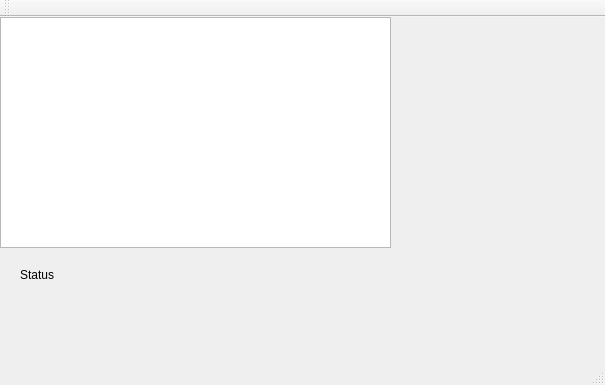
<?xml version="1.0" encoding="UTF-8"?>
<ui version="4.0">
 <class>MainWindow</class>
 <widget class="QMainWindow" name="MainWindow">
  <property name="geometry">
   <rect>
    <x>0</x>
    <y>0</y>
    <width>605</width>
    <height>385</height>
   </rect>
  </property>
  <property name="windowTitle">
   <string>MainWindow</string>
  </property>
  <widget class="QWidget" name="centralWidget">
   <widget class="QGraphicsView" name="mainImage">
    <property name="geometry">
     <rect>
      <x>0</x>
      <y>0</y>
      <width>391</width>
      <height>231</height>
     </rect>
    </property>
   </widget>
   <widget class="QLabel" name="lblStatus">
    <property name="geometry">
     <rect>
      <x>20</x>
      <y>250</y>
      <width>101</width>
      <height>16</height>
     </rect>
    </property>
    <property name="text">
     <string>Status</string>
    </property>
   </widget>
  </widget>
  <widget class="QMenuBar" name="menuBar">
   <property name="geometry">
    <rect>
     <x>0</x>
     <y>0</y>
     <width>605</width>
     <height>26</height>
    </rect>
   </property>
  </widget>
  <widget class="QToolBar" name="mainToolBar">
   <attribute name="toolBarArea">
    <enum>TopToolBarArea</enum>
   </attribute>
   <attribute name="toolBarBreak">
    <bool>false</bool>
   </attribute>
  </widget>
  <widget class="QStatusBar" name="statusBar"/>
 </widget>
 <layoutdefault spacing="6" margin="11"/>
 <resources/>
 <connections/>
</ui>
